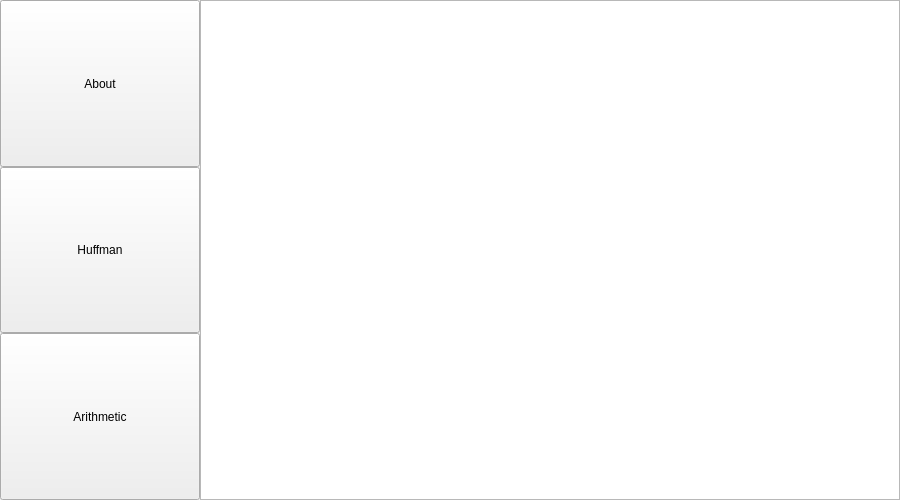
<?xml version="1.0" encoding="UTF-8"?>
<ui version="4.0">
 <class>AboutWidget</class>
 <widget class="QMainWindow" name="AboutWidget">
  <property name="geometry">
   <rect>
    <x>0</x>
    <y>0</y>
    <width>900</width>
    <height>500</height>
   </rect>
  </property>
  <widget class="QWidget" name="central_widget">
   <layout class="QHBoxLayout" name="horizontal_layout">
    <property name="spacing">
     <number>0</number>
    </property>
    <property name="leftMargin">
     <number>0</number>
    </property>
    <property name="topMargin">
     <number>0</number>
    </property>
    <property name="rightMargin">
     <number>0</number>
    </property>
    <property name="bottomMargin">
     <number>0</number>
    </property>
    <property name="left_margin" stdset="0">
     <number>0</number>
    </property>
    <property name="top_margin" stdset="0">
     <number>0</number>
    </property>
    <property name="right_margin" stdset="0">
     <number>0</number>
    </property>
    <property name="bottom_margin" stdset="0">
     <number>0</number>
    </property>
    <item>
     <widget class="QWidget" name="button_container" native="true">
      <layout class="QHBoxLayout" name="button_layout">
       <property name="spacing">
        <number>0</number>
       </property>
       <property name="leftMargin">
        <number>0</number>
       </property>
       <property name="topMargin">
        <number>0</number>
       </property>
       <property name="rightMargin">
        <number>0</number>
       </property>
       <property name="bottomMargin">
        <number>0</number>
       </property>
       <property name="left_margin" stdset="0">
        <number>0</number>
       </property>
       <property name="top_margin" stdset="0">
        <number>0</number>
       </property>
       <property name="right_margin" stdset="0">
        <number>0</number>
       </property>
       <property name="bottom_margin" stdset="0">
        <number>0</number>
       </property>
       <item>
        <widget class="QWidget" name="button_group" native="true">
         <property name="sizePolicy">
          <sizepolicy hsizetype="Expanding" vsizetype="Preferred">
           <horstretch>0</horstretch>
           <verstretch>0</verstretch>
          </sizepolicy>
         </property>
         <property name="minimumSize">
          <size>
           <width>200</width>
           <height>500</height>
          </size>
         </property>
         <layout class="QVBoxLayout" name="button_vbox_layout">
          <property name="spacing">
           <number>0</number>
          </property>
          <property name="leftMargin">
           <number>0</number>
          </property>
          <property name="topMargin">
           <number>0</number>
          </property>
          <property name="rightMargin">
           <number>0</number>
          </property>
          <property name="bottomMargin">
           <number>0</number>
          </property>
          <property name="left_margin" stdset="0">
           <number>0</number>
          </property>
          <property name="top_margin" stdset="0">
           <number>0</number>
          </property>
          <property name="right_margin" stdset="0">
           <number>0</number>
          </property>
          <property name="bottom_margin" stdset="0">
           <number>0</number>
          </property>
          <item>
           <widget class="QPushButton" name="about_button">
            <property name="sizePolicy">
             <sizepolicy hsizetype="Preferred" vsizetype="Preferred">
              <horstretch>0</horstretch>
              <verstretch>0</verstretch>
             </sizepolicy>
            </property>
            <property name="text">
             <string>About</string>
            </property>
            <property name="size_policy" stdset="0">
             <sizepolicy hsizetype="Minimum" vsizetype="Preferred">
              <horstretch>0</horstretch>
              <verstretch>0</verstretch>
             </sizepolicy>
            </property>
           </widget>
          </item>
          <item>
           <widget class="QPushButton" name="huffman_button">
            <property name="sizePolicy">
             <sizepolicy hsizetype="Preferred" vsizetype="Preferred">
              <horstretch>0</horstretch>
              <verstretch>0</verstretch>
             </sizepolicy>
            </property>
            <property name="text">
             <string>Huffman</string>
            </property>
            <property name="size_policy" stdset="0">
             <sizepolicy hsizetype="Minimum" vsizetype="Preferred">
              <horstretch>0</horstretch>
              <verstretch>0</verstretch>
             </sizepolicy>
            </property>
           </widget>
          </item>
          <item>
           <widget class="QPushButton" name="arithmetic_button">
            <property name="sizePolicy">
             <sizepolicy hsizetype="Preferred" vsizetype="Preferred">
              <horstretch>0</horstretch>
              <verstretch>0</verstretch>
             </sizepolicy>
            </property>
            <property name="text">
             <string>Arithmetic</string>
            </property>
            <property name="size_policy" stdset="0">
             <sizepolicy hsizetype="Minimum" vsizetype="Preferred">
              <horstretch>0</horstretch>
              <verstretch>0</verstretch>
             </sizepolicy>
            </property>
           </widget>
          </item>
         </layout>
        </widget>
       </item>
       <item>
        <widget class="QTextEdit" name="info_text_edit">
         <property name="minimumSize">
          <size>
           <width>700</width>
           <height>0</height>
          </size>
         </property>
         <property name="size_policy" stdset="0">
          <sizepolicy hsizetype="Preferred" vsizetype="Preferred">
           <horstretch>0</horstretch>
           <verstretch>0</verstretch>
          </sizepolicy>
         </property>
        </widget>
       </item>
      </layout>
     </widget>
    </item>
   </layout>
  </widget>
 </widget>
 <resources/>
 <connections/>
</ui>
